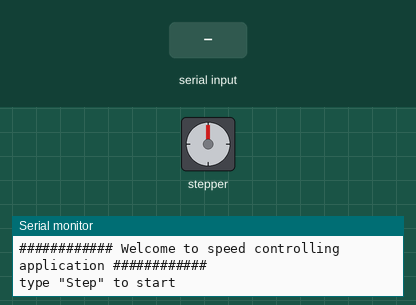
Recording of a sketch running on a simulated Arduino Mega 2560, built with avr-gcc and run on an emulated ATmega2560. Shown: stepper motor, the last lines printed to the serial monitor. Wiring (inferred from the names in the program): stepper motor driver (200 steps per turn assumed): step pin 45; direction pin 47. The inputs (shaded band) are chosen by the test bench.

Above: at 1.2 s.
1.3 s: "STEP" received over Serial
3.8 s: "90,45\n" received over Serial
At 5.26 s:
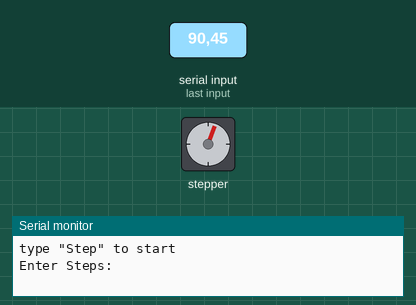
At 6.9 s:
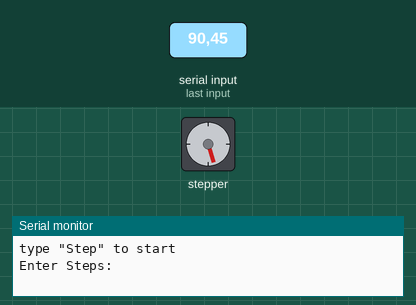
Timing chart, 0 to 8.4 s (numbered marks = the images above; inputs shaded):
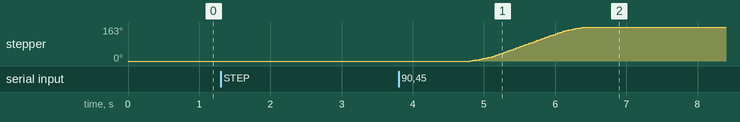

Measured:
- after the input at 3.8 s, stepper: turns 163° clockwise in 1.6 s, starting after 1.0 s

The sketch:

SpeedControlling.ino
```cpp
#define dirPin 47
#define stepPin 45
int state = 0;
int steps = 0;
int i = 1;
float divsion = 0;
float timeVal = 50; //50ms
int startMax = 0;
int endMax = 0;
float feq = 0;
bool flag = false;
int value = 0;
bool timerFlag = false;
void setup() {
  // put your setup code here, to run once:
  pinMode(stepPin, OUTPUT);
  pinMode(dirPin, OUTPUT);
  TCCR1A = 0;
  TCCR1B = 0;
  TCNT1  = 0;
  OCR1A  = 7;       // compare match register 16MHz/256/2Hz
  TCCR1B = TCCR1B | (1 << WGM12);  // CTC mode
  TCCR1B = TCCR1B | ((1 << CS12) | (1 << CS10)); // 256 prescaler
  TIMSK1 = TIMSK1 | (1 << OCIE1A); // enable timer compare interrup
  Serial.begin(9600);
  digitalWrite(dirPin, HIGH);
  Serial.println("############ Welcome to speed controlling application ############");
  Serial.println("type \"Step\" to start");
}


void loop() {
  // put your main code here, to run repeatedly:
  if (Serial.available() > 0)
  {
    String read_input = Serial.readString();
    read_input.trim();
    read_input.toUpperCase();
    value = read_input.toInt();
    if (read_input == "STEP")
    {
      flag = true;
      Serial.println("Enter Steps:");
    }
    if (flag && value>0)
    {
      i=0;
      steps = value;
      cal_range(steps);
      divsion = (50 - 7) / (float)startMax;
      flag = false;
      timerFlag = true;
    }
  }
}

ISR(TIMER1_COMPA_vect)          // timer compare interrupt service routine
{
  if (timerFlag)
  {
    if (i <= (steps * 2)) {
      if (i < startMax * 2) {
        timeVal = timeVal + divsion;
        OCR1A = getOCRIAValue(timeVal);
      }
      else if (i >= endMax * 2)
      {
        timeVal = timeVal - divsion;
        OCR1A = getOCRIAValue(timeVal);
      }
      state = !state;
      digitalWrite(stepPin, state);
      i++;
    }
    else
      timerFlag = false;
  }
}

void cal_range(int steps) {
  startMax = (steps * 20) / 100;
  endMax = startMax * 4;

}

int getOCRIAValue(float microSec )
{
  return ((16000000 / (microSec * 1024) - 1));
}
```
